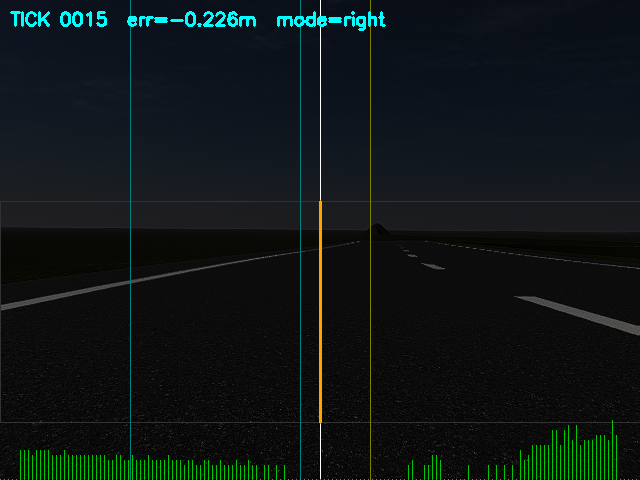
#> input picture CM_15/Event/LKA/debug_frames/run_20260505_225430/frame_tick0015.png, 640 x 480 px; its folder holds only this picture in this run
$ python -i sensor_fusion.py   (imports and definitions only)
#> lines starting #> are read from the running program, lines starting #| are printed output that depends on the picture; after the words box and inside, x2 and y2 are one past the last pixel; in counts of white or black regions, pixels touching at a corner belong together
#> further down, picture is the input picture: shape (480, 640, 3); mean B, G, R 22.4, 21.3, 15.3
import cv2
import numpy as np
import time
import config as cfg
import os
import datetime

_SCRIPT_DIR = os.path.dirname(os.path.abspath(__file__))


class SensorFusion:
    """
    Camera-based lane detection using Bird's-Eye-View (BEV) perspective
    transform + sliding-window search.

    Pipeline:
        1. CLAHE contrast enhancement on grayscale
        2. Adaptive white-pixel thresholding (CLAHE + HSV saturation filter)
        3. Perspective warp to bird's-eye view
        4. Sliding-window search to find left & right lane pixel clusters
        5. Polynomial fit through each lane's pixels
        6. Lane center & lateral error computed in BEV pixel space
        7. Convert to meters using calibrated BEV pixel-to-meter ratio

    Key advantages over Hough:
        - Dashed lines are connected naturally by the sliding window
        - Position-based error is correct on curves (BEV removes perspective)
        - No angle/segment-count thresholds to tune
        - Works with fragmented white pixels (no need for continuous edges)
    """

    def __init__(self):
        # ── State ──
        self.last_valid_error = 0.0
        self._debug_count = 0
        self._frames_since_detection = 0
        self._ever_detected = False
        self._lane_mode = "none"

        # ── Error smoothing ──
        self._error_history = []
        self._history_len = 3

        # ── Previous polynomial fits (for re-use when detection is sparse) ──
        self._left_fit = None
        self._right_fit = None
        self._left_fit_age = 999     # frames since last valid left fit
        self._right_fit_age = 999    # frames since last valid right fit
        self._max_fit_age = 15       # discard fit after N frames without update

        # ── Image geometry ──
        self._img_w = cfg.IMG_W      # 640
        self._img_h = cfg.IMG_H      # 480

        # ── BEV perspective transform ──
        # Source points: trapezoid in camera image covering the road ahead.
        # Picked from observed frames (TICK 0010/0030) where both lane lines
        # and center dashes are clearly visible.
        #   - Top edge at y=260: just below horizon, lane markings start
        #   - Bottom edge at y=450: near car hood, lane markings end
        #   - Left/right edges follow the lane line positions
        src = np.float32([
            [100, 300],    # top-left     (wide to catch lanes when car drifts)
            [540, 300],    # top-right    (must reach right lane at x≈560)
            [630, 450],    # bottom-right
            [ 10, 450],    # bottom-left
        ])
        # Destination: warped rectangle (same image size)
        dst = np.float32([
            [ 50,   0],    # top-left
            [590,   0],    # top-right
            [590, 480],    # bottom-right
            [ 50, 480],    # bottom-left
        ])
        self._M_bev = cv2.getPerspectiveTransform(src, dst)
        self._M_bev_inv = cv2.getPerspectiveTransform(dst, src)
        self._bev_src = src
        self._bev_dst = dst

        # ── BEV calibration ──
        # In BEV, the lane (left solid → right solid) maps to ~340px.
        # Real lane width = 3.5m → ~97 px/m
        self._bev_px_per_meter = 340.0 / cfg.LANE_WIDTH_M
        self._bev_center_x = self._img_w // 2   # 320 = car position in BEV

        # ── Sliding window parameters ──
        self._n_windows = 12          # vertical slices
        self._window_margin = 60      # half-width of search window [px]
        self._min_pix_recenter = 10   # min white pixels to shift window center

        # ── CLAHE (reused each frame) ──
        self._clahe = cv2.createCLAHE(clipLimit=6.0, tileGridSize=(8, 8))

        # ── Debug output ──
        run_tag = datetime.datetime.now().strftime("run_%Y%m%d_%H%M%S")
        self._frames_dir = os.path.join(_SCRIPT_DIR, "debug_frames", run_tag)
        os.makedirs(self._frames_dir, exist_ok=True)
        print(f"[DEBUG] Saving frames to: {self._frames_dir}")

    # ── Public helpers ──────────────────────────────────────────────────

    # [4 lines left out: function set_telemetry, not called in this run]

    # ── White-pixel extraction ──────────────────────────────────────────

    def _create_white_mask(self, img):
        """
        Binary mask of lane markings using morphological top-hat transform.

        Why top-hat:
          - Brightness threshold: road texture ≈ lane paint → both pass
          - Adaptive threshold: near-black image → everything passes
          - Canny: road-grass edge drowns lane edges
          - Top-hat extracts NARROW bright features (lane lines = 5-15px wide)
            and suppresses WIDE uniform regions (road surface, grass).
            Specifically designed for this exact problem.
        """
        gray = cv2.cvtColor(img, cv2.COLOR_BGR2GRAY)

        # Step 1: Aggressive digital brightness boost before CLAHE
        # Multiply by 5 to stretch tiny differences (15 vs 25 → 75 vs 125)
        boosted = cv2.multiply(gray, np.array([5.0]))
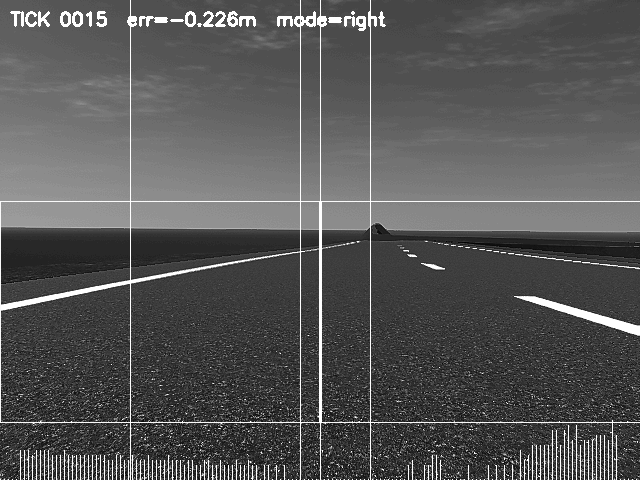
#> boosted: shape (480, 640); min 0, max 255, mean 86.3

        # Step 2: CLAHE on boosted image
        enhanced = self._clahe.apply(boosted)
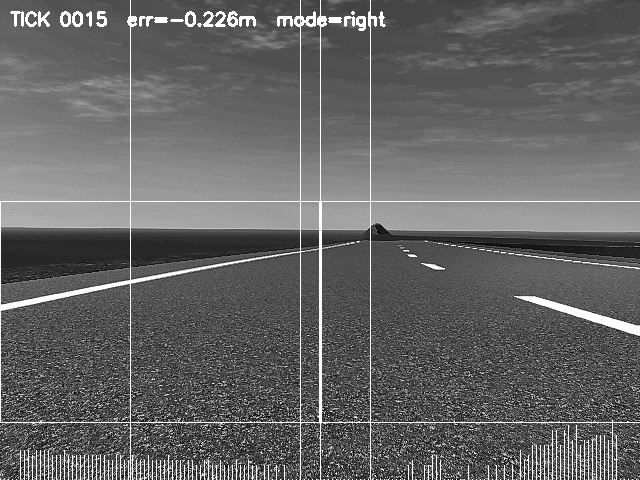
#> enhanced: shape (480, 640); min 1, max 255, mean 100.9

        # Step 3: Morphological top-hat — extracts bright features narrower
        # than the kernel.  Lane lines ≈ 5-15px wide; kernel = 31px wide.
        # Road surface and grass are wider → suppressed.
        tophat_kernel = cv2.getStructuringElement(cv2.MORPH_RECT, (31, 31))
        tophat = cv2.morphologyEx(enhanced, cv2.MORPH_TOPHAT, tophat_kernel)
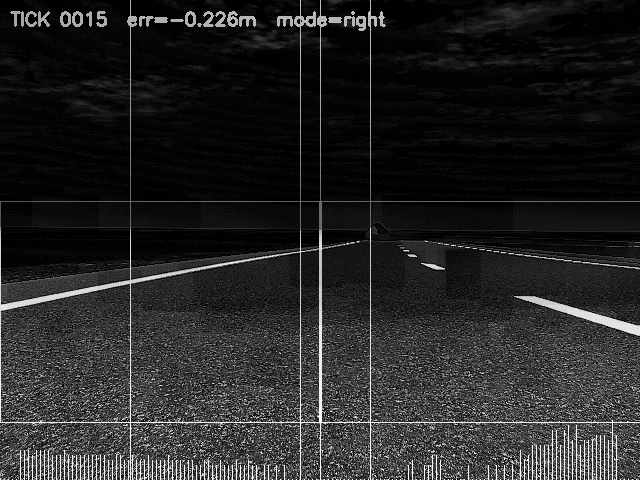
#> tophat: shape (480, 640); min 0, max 254, mean 36.9

        # Step 4: Threshold the top-hat result
        # Top-hat values: lane paint = 30-100, road/grass = 0-10
        _, binary = cv2.threshold(tophat, 15, 255, cv2.THRESH_BINARY)
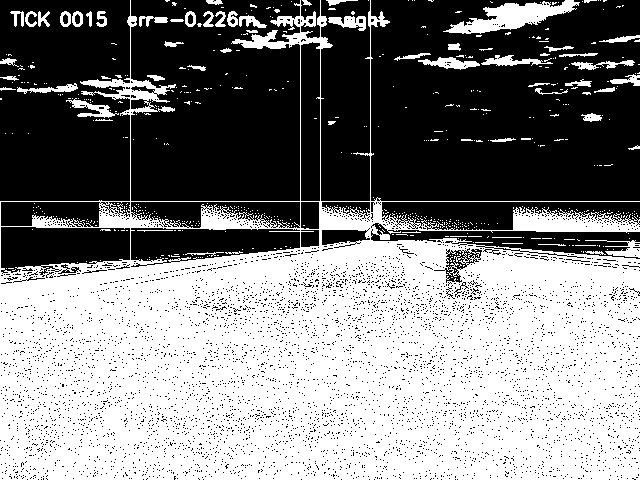
#> binary: shape (480, 640); 51.4% white; 5091 black regions (5060 under 20 px), largest, box (x1, y1, x2, y2) and area: (371, 0, 640, 201) 49113, (131, 0, 300, 201) 30916, (0, 0, 130, 201) 23785

        # Step 5: Mask to source trapezoid
        trap_mask = np.zeros_like(binary)
        cv2.fillPoly(trap_mask, [self._bev_src.astype(np.int32)], 255)
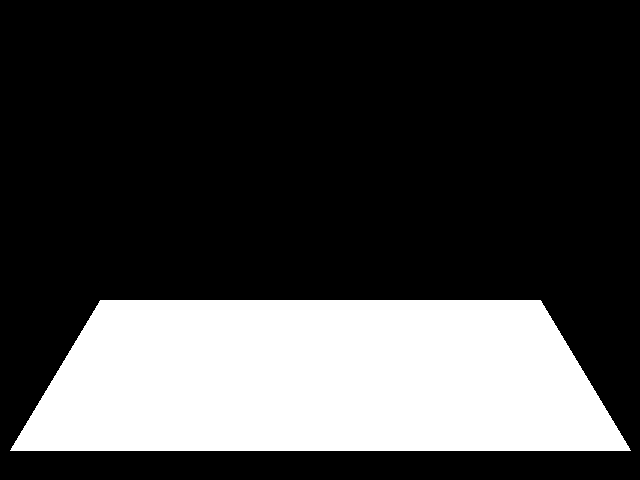
#> trap_mask: shape (480, 640); 26.1% white; 1 white region, box (x1, y1, x2, y2) and area: (10, 300, 631, 451) 80181
        binary = cv2.bitwise_and(binary, trap_mask)
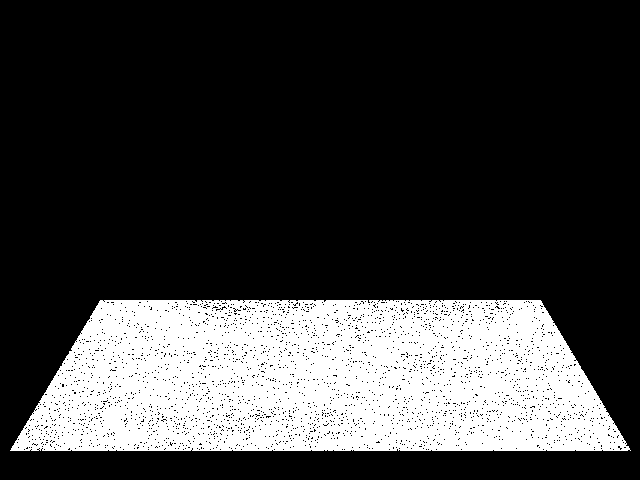
#> binary: shape (480, 640); 24.8% white; 1 white region, box (x1, y1, x2, y2) and area: (10, 300, 631, 451) 76294

        # Step 6: Light morphological close to bridge dashed-line gaps
        close_k = cv2.getStructuringElement(cv2.MORPH_RECT, (3, 7))
        binary = cv2.morphologyEx(binary, cv2.MORPH_CLOSE, close_k)
#> binary: shape (480, 640); 26.1% white; 1 white region, box (x1, y1, x2, y2) and area: (10, 300, 631, 451) 80170
#| [PIX STATS] gray min=0 max=255 mean=19.6 | binary white%=26.1%

        return binary, enhanced

    # ── Perspective warp ────────────────────────────────────────────────

    def _warp_to_bev(self, binary):
        """Warp binary mask to bird's-eye view."""
        return cv2.warpPerspective(
            binary, self._M_bev, (self._img_w, self._img_h),
            flags=cv2.INTER_NEAREST
        )
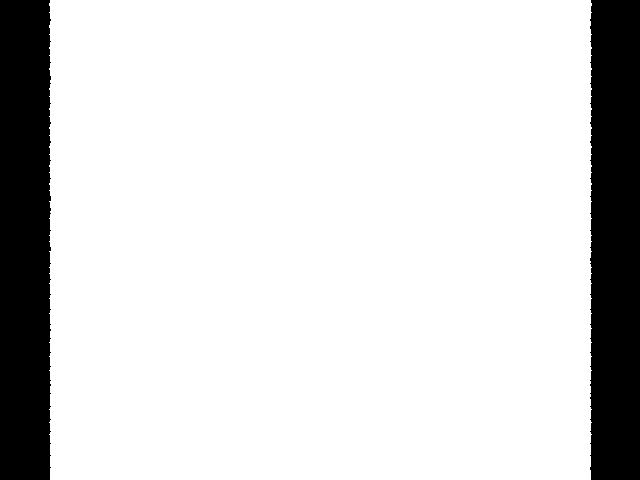
#> returned value: shape (480, 640); 84.5% white; 2 black regions, box (x1, y1, x2, y2) and area: (0, 0, 51, 480) 24003, (590, 0, 640, 480) 23518

    # ── Sliding window search ───────────────────────────────────────────

    def _sliding_window_search(self, bev_binary):
        """
        Find lane pixels via bottom-up sliding-window search.

        Returns:
            left_pixels:  (xs, ys) arrays
            right_pixels: (xs, ys) arrays
            window_vis:   BGR visualization image (or None)
        """
        h, w = bev_binary.shape

        # Histogram of bottom half → starting x for each lane
        hist = np.sum(bev_binary[h // 2:, :], axis=0)
#> hist = 640 values, max 61200 at index 51, min 0 at index 0, mean 51724
#> (the rest of the program and of its run is left out)
